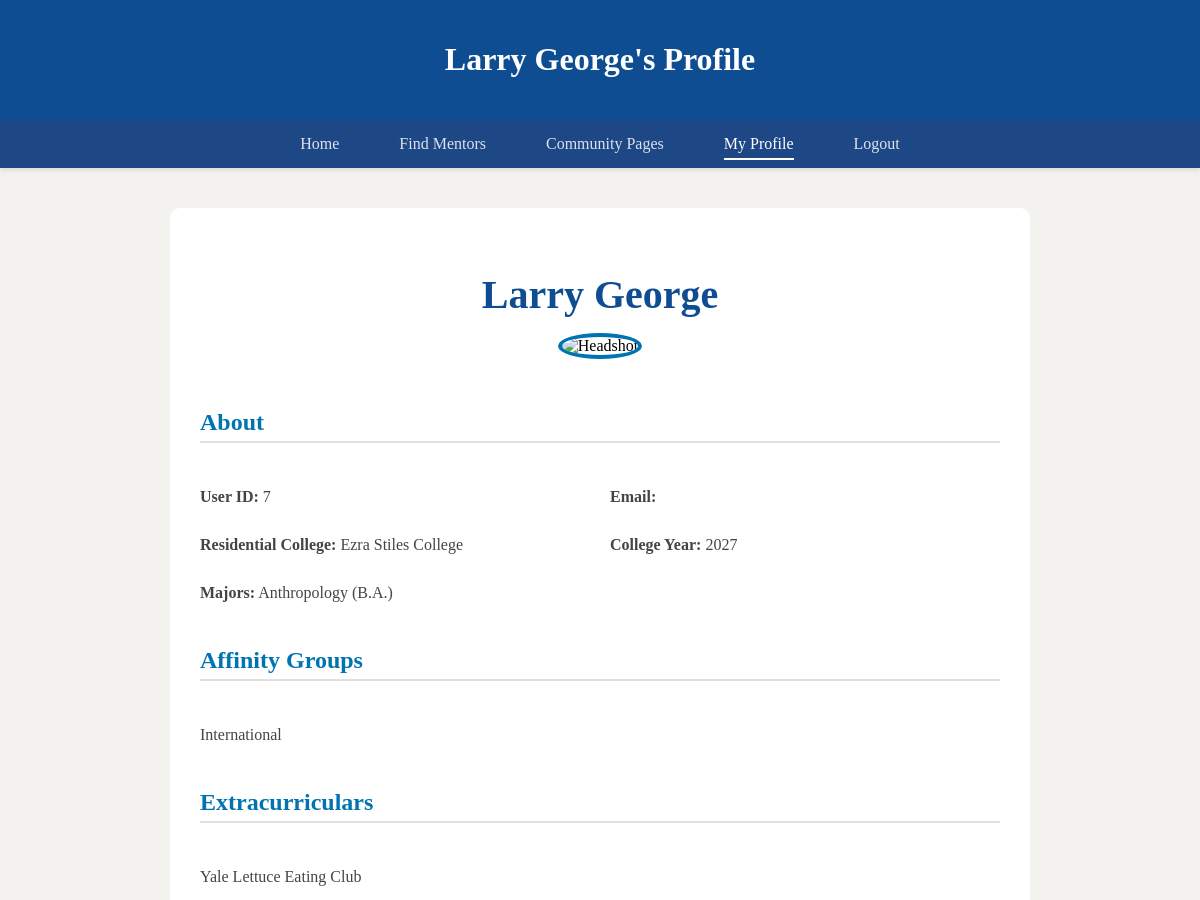
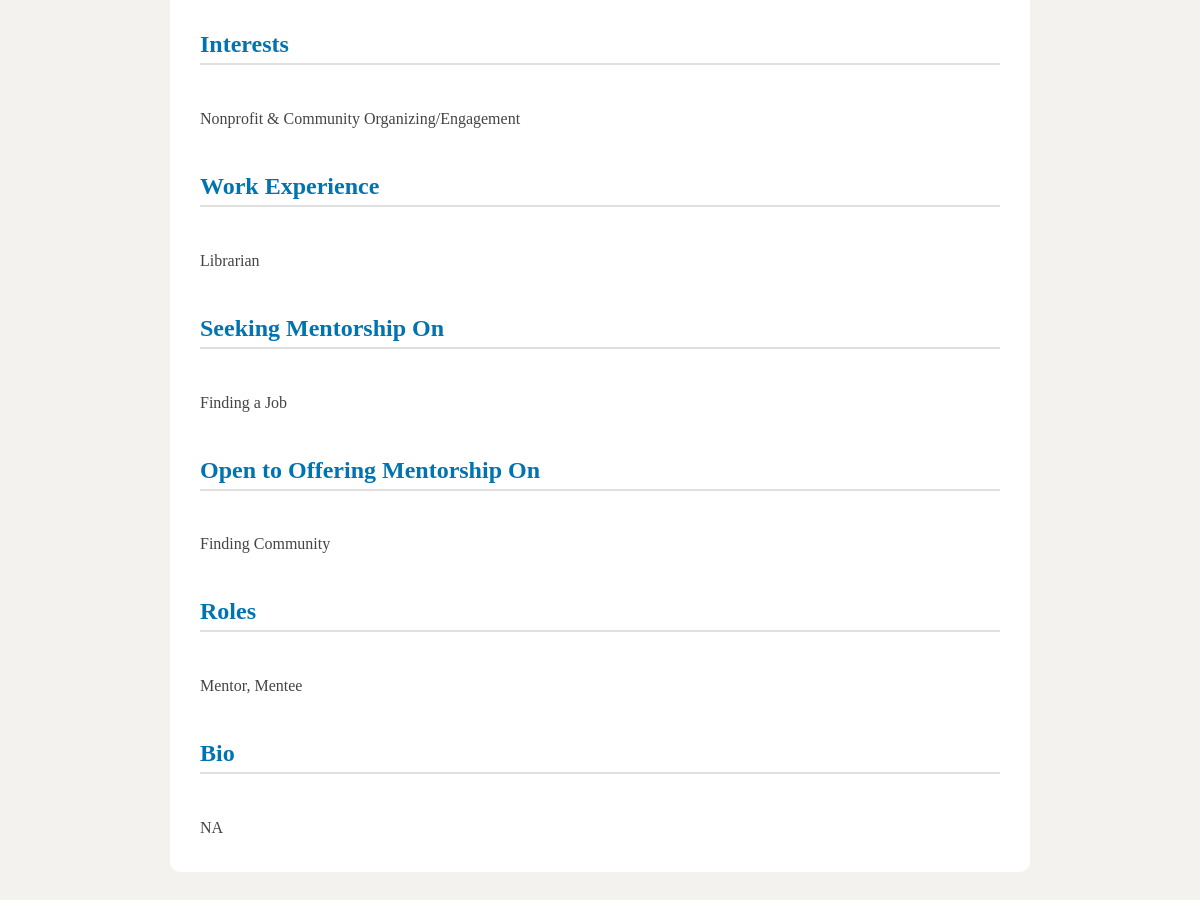
Screenshot of /profile/7 (signed in) with the database file from the repository (2 pictures, top to bottom).
### tables this page shows
CREATE TABLE "Users" (
    user_id INTEGER PRIMARY KEY AUTOINCREMENT,
    email TEXT NOT NULL UNIQUE,
    cas_username TEXT,      -- This is the key field for supporting multiple profiles
    hashed_password TEXT NOT NULL,
    name TEXT NOT NULL,
    pronoun TEXT,
    residential_college TEXT,
    college_year TEXT,
    headshot_path TEXT,
    extracurriculars TEXT,
    work_experience TEXT,
    bio TEXT,
    created_at TIMESTAMP DEFAULT CURRENT_TIMESTAMP,
    updated_at TIMESTAMP DEFAULT CURRENT_TIMESTAMP
);

CREATE TABLE Majors (
    major_id INTEGER PRIMARY KEY AUTOINCREMENT,
    name TEXT UNIQUE NOT NULL
);

CREATE TABLE Affinity_Groups (
    group_id INTEGER PRIMARY KEY AUTOINCREMENT,
    name TEXT UNIQUE NOT NULL
);

CREATE TABLE Interests (
    interest_id INTEGER PRIMARY KEY AUTOINCREMENT,
    name TEXT UNIQUE NOT NULL
);

CREATE TABLE Mentorship_Topics (
    topic_id INTEGER PRIMARY KEY AUTOINCREMENT,
    name TEXT UNIQUE NOT NULL
);

### homeserver.py (the view)
@app.route('/profile/<int:user_id>')
@login_required
def profile_view(user_id):
    return profile_route(user_id)

### homeserver.py (called while the page is built)
@app.context_processor
def inject_profile_id():
    return {'user_id': session.get('user_id')}

def login_required(f):
    @wraps(f)
    def wrapped(*args, **kwargs):
        if 'user_id' not in session:
            return redirect(url_for('loginsignup'))
        return f(*args, **kwargs)
    return wrapped

### templates/profile.html (shortened to what this page needs)
<!DOCTYPE html>
<html lang="en">
<head>
  <link rel="stylesheet" href="{{ url_for('static', filename='profile.css') }}">
</head>
<body>
    <header>
    {% if profile.is_own_profile %}
      <h1>Your Profile</h1>
    {% else %}
      <h1>{{ profile.name }}'s Profile</h1>
    {% endif %}
  </header>
  <nav class="navbar">
    <div class="navbar-container">
      <div class="navbar-links">
        <a href="{{ url_for('home') }}" {% if request.path == url_for('home') %}class="active"{% endif %}>Home</a>
        <a href="{{ url_for('mentors') }}" {% if request.path == url_for('mentors') %}class="active"{% endif %}>Find Mentors</a>
        <a href="{{ url_for('community_bp.list_communities') }}">Community Pages</a>
        {% if session.get('user_id') %}
          <a href="{{ url_for('profile_view', user_id=session.get('user_id')) }}" {% if request.path.startswith('/profile') %}class="active"{% endif %}>My Profile</a>
          <a href="{{ url_for('logout') }}">Logout</a>
        {% else %}
          <a href="{{ url_for('login') }}">Login</a>
        {% endif %}
      </div>
    </div>
  </nav>
  <div class="profile-container">
    <div class="profile-header">
      <h2 class="profile-name">{{ profile.name }}</h2>
      <img src="{{ url_for('static', filename=profile.headshot) }}"
           alt="Headshot"
           class="profile-pic">
    </div>
    <div class="profile-details">
      <h2>About</h2>
      <p><strong>User ID:</strong> {{ profile.user_id }}</p>
      <p><strong>Email:</strong> <a href="mailto:{{ profile.email }}?subject=Let's%20connect!">{{ profile.email }}</a></p>
      <p><strong>Residential College:</strong> {{ profile.res_college }}</p>
      <p><strong>College Year:</strong> {{ profile.college_year }}</p>
      <p><strong>Majors:</strong> {{ majors | join(', ') }}</p>
      <h2>Affinity Groups</h2>
      <p>{{ affinity_groups | join(', ') }}</p>
      <h2>Extracurriculars</h2>
      <p>{{ profile.extracurriculars }}</p>
      <h2>Interests</h2>
      <p>{{ interests | join(', ') }}</p>
      <h2>Work Experience</h2>
      <p>{{ profile.work_exp }}</p>
      <h2>Seeking Mentorship On</h2>
      <p>{{ seeking | join(', ') }}</p>
      <h2>Open to Offering Mentorship On</h2>
      <p>{{ offering | join(', ') }}</p>
      <h2>Roles</h2>
      <p>{{ roles | join(', ') }}</p>
      <h2>Bio</h2>
      <p>{{ profile.bio }}</p>
    </div>
  </div>
</body>
</html>

### static/profile.css (style rules this page uses)
body { font-family: 'Merriweather', Georgia, serif; background-color: #f3f2ef; margin: 0; padding: 0; }
header { background: #0F4d92; color: #fff; padding: 20px; text-align: center; }
nav { background: #0F4D92; display: flex; justify-content: center; gap: 15px; padding: 10px 0; }
nav a { color: #fff; text-decoration: none; font-size: 1.1em; }
.profile-container { width: 90%; max-width: 800px; background: #fff; margin: 40px auto; padding: 30px; border-radius: 10px; }
.profile-header { text-align: center; margin-bottom: 30px; }
.profile-name { color: #0F4D92; font-size: 2.5em; margin-bottom: 15px; }
.profile-pic { width: 160px; height: 160px; border-radius: 50%; border: 4px solid #0073b1; object-fit: cover; }
.profile-details { display: grid; grid-template-columns: 1fr 1fr; gap: 20px; }
.profile-details h2 { grid-column: span 2; color: #0073b1; border-bottom: 2px solid #e0e0e0; padding-bottom: 5px; margin-top: 20px; }
.profile-details p { margin: 5px 0; color: #444; }
.navbar { background-color: #1e4785; padding: 10px 0; box-shadow: 0 2px 5px rgba(0, 0, 0, 0.1); }
.navbar-container { display: flex; justify-content: space-between; align-items: center; max-width: 1200px; margin: 0 auto; padding: 0 20px; }
.navbar-links { display: flex; align-items: center; gap: 30px; }
.navbar-links a { color: rgba(255, 255, 255, 0.85); text-decoration: none; font-size: 16px; font-weight: 500; transition: all 0.2s; padding: 5px 0; position: relative; }
.navbar-links .active { color: white; }
.navbar-links .active::after { content: ''; position: absolute; width: 100%; height: 2px; background: white; bottom: -2px; left: 0; }
nav { background-color: #0F4D92; display: flex; justify-content: center; padding: 10px 0; }
nav a { color: #fff; text-decoration: none; margin: 0 15px; font-size: 1.1em; transition: color 0.3s ease; }

### templates/profile.html (style rules this page uses)
.profile-header { text-align: center; margin-bottom: 30px; }

### rows the page displays
Users: name "Larry George", user_id "7", res_college "Ezra Stiles College", college_year "2027", extracurriculars "Yale Lettuce Eating Club", work_exp "Librarian", bio "NA"
Majors: name "Anthropology (B.A.)"
Affinity_Groups: name "International"
Interests: name "Nonprofit & Community Organizing/Engagement"
Mentorship_Topics: name "Finding a Job"
Mentorship_Topics: name "Finding Community"

### other values shown
{{ roles | join(', ') }} "Mentor, Mentee"
